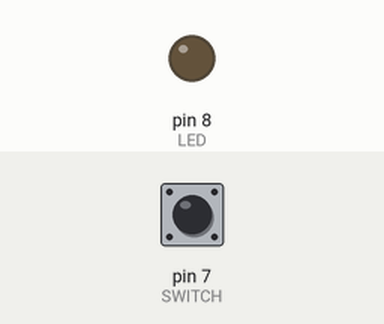
Recording of a sketch running on a simulated Arduino Uno, built with avr-gcc and run on an emulated ATmega328P. On the bench: output pins drawn as LEDs (lit = HIGH). Inputs (shaded band) come from the test bench; at power-on: pin 7 (SWITCH) LOW.

Above: at 1.2 s.
1.3 s: pin 7 (SWITCH) pulled HIGH for 0.15 s
At 1.37 s:
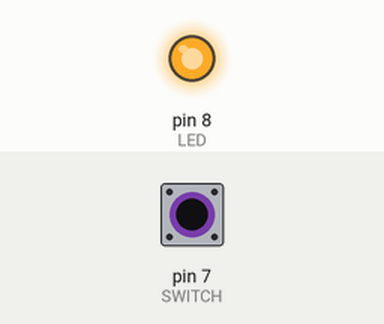
2.9 s: pin 7 (SWITCH) pulled HIGH for 3.2 s
At 7.2 s:
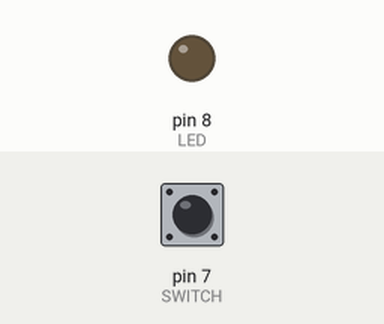
Timing chart, 0 to 8.7 s (numbered marks = the images above; inputs shaded):
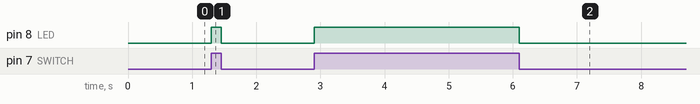

Measured:
- after the input at 1.3 s, pin 8 (LED): LOW → HIGH at once, → LOW 0.15 s later
- after the input at 2.9 s, pin 8 (LED): LOW → HIGH at once, → LOW 3.2 s later

The sketch:

switch.ino
```cpp
#define LED 8
#define SWITCH 7
void setup() {
pinMode(LED,OUTPUT);
pinMode(SWITCH,INPUT);
}

void loop() {
int value;
value = digitalRead(SWITCH);
if (value==1)
{
digitalWrite(LED,HIGH);
}
if (value==0)
{
  digitalWrite(LED,LOW);
}
}
```
